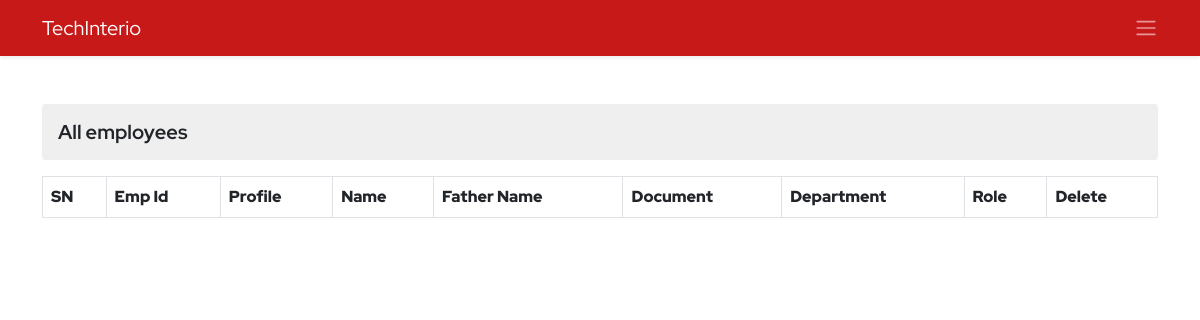
/ems/employee-view/ (signed in), run on an earlier commit of the app's database.
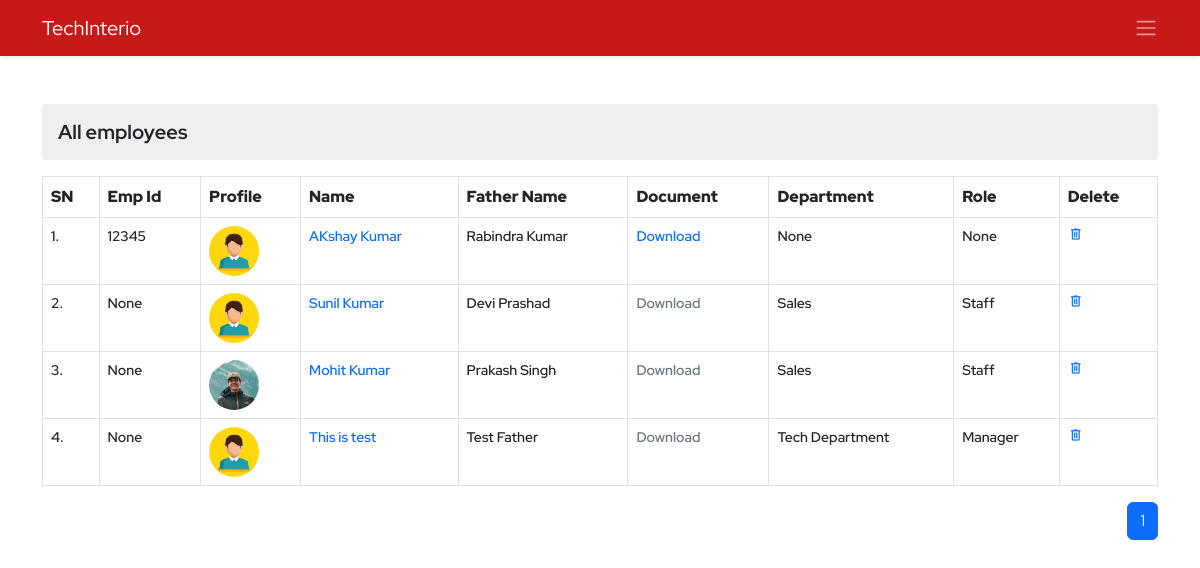
And on a later commit of the database.
### ems/models.py (models this page shows, shortened)
class Employee(models.Model):
    empid=models.AutoField(primary_key=True)
    employeeid=models.IntegerField(unique=True, null=True, blank=True)
    user=models.OneToOneField(User,on_delete=models.CASCADE)
    name=models.CharField(max_length=50)
    father_name=models.CharField(max_length=50)
    avtar=models.ImageField(upload_to='employee_profile_images', blank=True , default='profile.jpg')
    document=models.FileField(upload_to='employee_documents',null=True,blank=True)
    dob=models.DateField()
    email=models.EmailField(max_length=100)
    mobile_no=models.IntegerField()
    emergency_mobile_no=models.IntegerField(null=True,blank=True)
    address=models.OneToOneField(Address, on_delete=models.CASCADE,blank=True, null=True,)
    designation=models.CharField(max_length=70,null=True, blank=True)
    role=models.ForeignKey(Role, on_delete=models.SET_NULL,blank=True, null=True,)
    department=models.ForeignKey(Department, on_delete=models.SET_NULL,blank=True, null=True,)
    joining_date=models.DateField(null=True, blank=True)
    status=models.CharField(max_length=15)
    @property
    def imageURL(self):
        try:
            url=self.avtar.url
        except:
            url=''
        return url

class Department(models.Model):
    name=models.CharField(max_length=70, unique=True)
    description=models.TextField(max_length=200)
    created_at = models.DateTimeField(auto_now_add=True,blank=True,null=True)
    updated_at = models.DateTimeField(auto_now=True,blank=True,null=True)
    def __str__(self):
        return self.name

class Role(models.Model):
    name=models.CharField(max_length=70, unique=True)
    description=models.TextField(max_length=200)
    created_at = models.DateTimeField(auto_now_add=True,blank=True,null=True)
    updated_at = models.DateTimeField(auto_now=True,blank=True,null=True)
    def __str__(self):
        return self.name

### ems/views.py (the view)
# urls.py: path('employee-view/',viewEmployee,name='employee-view'),
@login_required()
def viewEmployee(request):
    context = {}
    try:
        if not request.user.is_superuser:
            profile_obj=Employee.objects.get(user=request.user)
            context['profile']=profile_obj
        employees = Employee.objects.all().order_by('-empid')
        paginator=Paginator(employees,10)
        page_no=request.GET.get('page')
        total_pages=paginator.page_range
        employeepages=paginator.get_page(page_no)
        context['pages']=total_pages
        context['employees'] = employeepages
    except Exception as e:
        print('View Employee Exception : ', e)
    return render(request, 'ems/view_employee.html', context)

### ems/templates/ems/view_employee.html (shortened to what this page needs)
{% extends './base.html' %}
{% block body %}
<div class="container py-4">
    <div class="row d-flex align-items-center justify-content-center">
        <div class="col-12 overflow-auto">
            <h3 class="my-3 derpartment-title">All employees</h3>
            <table class="table table-bordered department-table">
                <tr>
                    <th>SN</th>
                    <th>Emp Id</th>
                    <th>Profile</th>
                    <th>Name</th>
                    <th>Father Name</th>
                    <th>Document</th>
                    <th>Department</th>
                    <th>Role</th>
                    <th>Delete</th>
                </tr>
                {% for employee in employees %}
                <tr>
                    <td>{{forloop.counter}}.</td>
                    <td>{{employee.employeeid}}</td>
                    <td>
                        <img src="{{employee.imageURL}}" alt="" class="profile-pic">
                    </td>
                    <td><a class="" href="{% url 'ems:employee-detail' employee.empid %}">{{employee.name}}</a></td>
                    <td>{{employee.father_name}}</td>
                    {% if employee.document %}
                    <td><a href="{{employee.document.url}}" download="{{employee.document.url}}">Download</a></td>
                    {% else %}
                    <td><a class="text-muted disabled">Download</a></td>
                    {% endif %}
                    <td>{{employee.department}}</td>
                    <td>{{employee.role}}</td>
                    <td><a href="{% url 'ems:employee-delete' employee.empid %}" class="delete"><span class="material-symbols-outlined">
                        delete</span></a></td>
                </tr>
                {% endfor %}
            </table>
            <nav aria-label="Page navigation example">
                <ul class="pagination justify-content-end">
                    {% if pages %}
                    {% for p in pages %}
                    {% if p == employees.number %}
                    <li class="page-item active" aria-current="page"><a class="page-link "
                            href="?page={{p}}">{{p}}</a></li>
                    {% else %}
                    <li class="page-item "><a class="page-link" href="?page={{p}}">{{p}}</a></li>
                    {% endif %}
                    {% endfor %}
                    {% endif %}
                </ul>
            </nav>
        </div>
    </div>
</div>
{% endblock body %}

What changed in the data, as far as the page shows it:
added Employee: employeeid "12345", imageURL (placeholder picture), name "AKshay Kumar", father_name "Rabindra Kumar", department "None", role "None"
now on this page (row unchanged): Employee: employeeid "None", imageURL (picture), name "Sunil Kumar", father_name "Devi Prashad", shows "Download", department "Sales", role "Staff"
now on this page (row unchanged): Employee: employeeid "None", imageURL (picture), name "Mohit Kumar", father_name "Prakash Singh", shows "Download", department "Sales", role "Staff"
now on this page (row unchanged): Employee: employeeid "None", imageURL (placeholder picture), name "This is test", father_name "Test Father", shows "Download", department "Tech Department", role "Manager"
Also different on the page:
new list line: "1"
